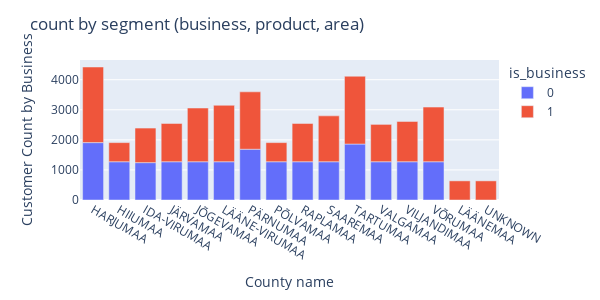

Notebook cell for this chart:
### Code cell
county_customer_count_df = df_client.groupby(['county_name', 'is_business'], observed=True).count()
county_customer_count_df = county_customer_count_df.reset_index()

fig = px.bar(data_frame=county_customer_count_df, x='county_name', y='eic_count', color='is_business')
fig.update_layout(width=600, height=300, title = 'count by segment (business, product, area)')
fig.update_xaxes(title_text='County name')
fig.update_yaxes(title_text='Customer Count by Business')

### Figure 1 — Plotly figure (JSON) as saved in the notebook; plotly's stock layout.template omitted (floating-point values rounded to 4 significant figures)
{"data": [{"alignmentgroup": "True", "hovertemplate": "is_business=0<br>county_name=%{x}<br>eic_count=%{y}<extra></extra>", "legendgroup": "0", "marker": {"color": "#636efa", "pattern": {"shape": ""}}, "name": "0", "offsetgroup": "0", "orientation": "v", "showlegend": true, "textposition": "auto", "type": "bar", "x": ["HARJUMAA", "HIIUMAA", "IDA-VIRUMAA", "JÄRVAMAA", "JÕGEVAMAA", "LÄÄNE-VIRUMAA", "PÄRNUMAA", "PÕLVAMAA", "RAPLAMAA", "SAAREMAA", "TARTUMAA", "VALGAMAA", "VILJANDIMAA", "VÕRUMAA"], "xaxis": "x", "y": [1908, 1272, 1242, 1272, 1272, 1272, 1688, 1272, 1272, 1272, 1860, 1272, 1272, 1272], "yaxis": "y"}, {"alignmentgroup": "True", "hovertemplate": "is_business=1<br>county_name=%{x}<br>eic_count=%{y}<extra></extra>", "legendgroup": "1", "marker": {"color": "#EF553B", "pattern": {"shape": ""}}, "name": "1", "offsetgroup": "1", "orientation": "v", "showlegend": true, "textposition": "auto", "type": "bar", "x": ["HARJUMAA", "HIIUMAA", "IDA-VIRUMAA", "JÄRVAMAA", "JÕGEVAMAA", "LÄÄNE-VIRUMAA", "LÄÄNEMAA", "PÄRNUMAA", "PÕLVAMAA", "RAPLAMAA", "SAAREMAA", "TARTUMAA", "UNKNOWN", "VALGAMAA", "VILJANDIMAA", "VÕRUMAA"], "xaxis": "x", "y": [2514, 636, 1150, 1272, 1786, 1877, 636, 1908, 636, 1272, 1525, 2255, 636, 1242, 1339, 1817], "yaxis": "y"}], "layout": {"barmode": "relative", "height": 300, "legend": {"title": {"text": "is_business"}, "tracegroupgap": 0}, "margin": {"t": 60}, "title": {"text": "count by segment (business, product, area)"}, "width": 600, "xaxis": {"anchor": "y", "domain": [0, 1], "title": {"text": "County name"}}, "yaxis": {"anchor": "x", "domain": [0, 1], "title": {"text": "Customer Count by Business"}}}}
